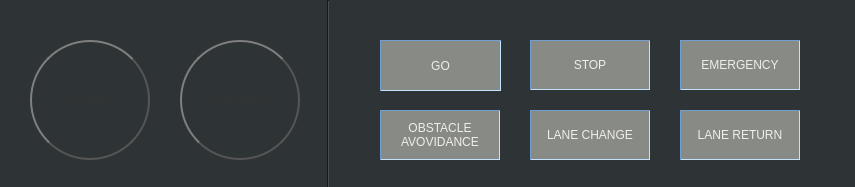
<?xml version="1.0" encoding="UTF-8"?>
<ui version="4.0">
 <class>Control_Panel</class>
 <widget class="QWidget" name="Control_Panel">
  <property name="geometry">
   <rect>
    <x>0</x>
    <y>0</y>
    <width>855</width>
    <height>187</height>
   </rect>
  </property>
  <property name="palette">
   <palette>
    <active>
     <colorrole role="WindowText">
      <brush brushstyle="SolidPattern">
       <color alpha="255">
        <red>255</red>
        <green>255</green>
        <blue>255</blue>
       </color>
      </brush>
     </colorrole>
     <colorrole role="Button">
      <brush brushstyle="SolidPattern">
       <color alpha="255">
        <red>46</red>
        <green>52</green>
        <blue>54</blue>
       </color>
      </brush>
     </colorrole>
     <colorrole role="Light">
      <brush brushstyle="SolidPattern">
       <color alpha="255">
        <red>69</red>
        <green>78</green>
        <blue>81</blue>
       </color>
      </brush>
     </colorrole>
     <colorrole role="Midlight">
      <brush brushstyle="SolidPattern">
       <color alpha="255">
        <red>57</red>
        <green>65</green>
        <blue>67</blue>
       </color>
      </brush>
     </colorrole>
     <colorrole role="Dark">
      <brush brushstyle="SolidPattern">
       <color alpha="255">
        <red>23</red>
        <green>26</green>
        <blue>27</blue>
       </color>
      </brush>
     </colorrole>
     <colorrole role="Mid">
      <brush brushstyle="SolidPattern">
       <color alpha="255">
        <red>30</red>
        <green>34</green>
        <blue>36</blue>
       </color>
      </brush>
     </colorrole>
     <colorrole role="Text">
      <brush brushstyle="SolidPattern">
       <color alpha="255">
        <red>255</red>
        <green>255</green>
        <blue>255</blue>
       </color>
      </brush>
     </colorrole>
     <colorrole role="BrightText">
      <brush brushstyle="SolidPattern">
       <color alpha="255">
        <red>255</red>
        <green>255</green>
        <blue>255</blue>
       </color>
      </brush>
     </colorrole>
     <colorrole role="ButtonText">
      <brush brushstyle="SolidPattern">
       <color alpha="255">
        <red>255</red>
        <green>255</green>
        <blue>255</blue>
       </color>
      </brush>
     </colorrole>
     <colorrole role="Base">
      <brush brushstyle="SolidPattern">
       <color alpha="255">
        <red>0</red>
        <green>0</green>
        <blue>0</blue>
       </color>
      </brush>
     </colorrole>
     <colorrole role="Window">
      <brush brushstyle="SolidPattern">
       <color alpha="255">
        <red>46</red>
        <green>52</green>
        <blue>54</blue>
       </color>
      </brush>
     </colorrole>
     <colorrole role="Shadow">
      <brush brushstyle="SolidPattern">
       <color alpha="255">
        <red>0</red>
        <green>0</green>
        <blue>0</blue>
       </color>
      </brush>
     </colorrole>
     <colorrole role="AlternateBase">
      <brush brushstyle="SolidPattern">
       <color alpha="255">
        <red>23</red>
        <green>26</green>
        <blue>27</blue>
       </color>
      </brush>
     </colorrole>
     <colorrole role="ToolTipBase">
      <brush brushstyle="SolidPattern">
       <color alpha="255">
        <red>255</red>
        <green>255</green>
        <blue>220</blue>
       </color>
      </brush>
     </colorrole>
     <colorrole role="ToolTipText">
      <brush brushstyle="SolidPattern">
       <color alpha="255">
        <red>0</red>
        <green>0</green>
        <blue>0</blue>
       </color>
      </brush>
     </colorrole>
    </active>
    <inactive>
     <colorrole role="WindowText">
      <brush brushstyle="SolidPattern">
       <color alpha="255">
        <red>255</red>
        <green>255</green>
        <blue>255</blue>
       </color>
      </brush>
     </colorrole>
     <colorrole role="Button">
      <brush brushstyle="SolidPattern">
       <color alpha="255">
        <red>46</red>
        <green>52</green>
        <blue>54</blue>
       </color>
      </brush>
     </colorrole>
     <colorrole role="Light">
      <brush brushstyle="SolidPattern">
       <color alpha="255">
        <red>69</red>
        <green>78</green>
        <blue>81</blue>
       </color>
      </brush>
     </colorrole>
     <colorrole role="Midlight">
      <brush brushstyle="SolidPattern">
       <color alpha="255">
        <red>57</red>
        <green>65</green>
        <blue>67</blue>
       </color>
      </brush>
     </colorrole>
     <colorrole role="Dark">
      <brush brushstyle="SolidPattern">
       <color alpha="255">
        <red>23</red>
        <green>26</green>
        <blue>27</blue>
       </color>
      </brush>
     </colorrole>
     <colorrole role="Mid">
      <brush brushstyle="SolidPattern">
       <color alpha="255">
        <red>30</red>
        <green>34</green>
        <blue>36</blue>
       </color>
      </brush>
     </colorrole>
     <colorrole role="Text">
      <brush brushstyle="SolidPattern">
       <color alpha="255">
        <red>255</red>
        <green>255</green>
        <blue>255</blue>
       </color>
      </brush>
     </colorrole>
     <colorrole role="BrightText">
      <brush brushstyle="SolidPattern">
       <color alpha="255">
        <red>255</red>
        <green>255</green>
        <blue>255</blue>
       </color>
      </brush>
     </colorrole>
     <colorrole role="ButtonText">
      <brush brushstyle="SolidPattern">
       <color alpha="255">
        <red>255</red>
        <green>255</green>
        <blue>255</blue>
       </color>
      </brush>
     </colorrole>
     <colorrole role="Base">
      <brush brushstyle="SolidPattern">
       <color alpha="255">
        <red>0</red>
        <green>0</green>
        <blue>0</blue>
       </color>
      </brush>
     </colorrole>
     <colorrole role="Window">
      <brush brushstyle="SolidPattern">
       <color alpha="255">
        <red>46</red>
        <green>52</green>
        <blue>54</blue>
       </color>
      </brush>
     </colorrole>
     <colorrole role="Shadow">
      <brush brushstyle="SolidPattern">
       <color alpha="255">
        <red>0</red>
        <green>0</green>
        <blue>0</blue>
       </color>
      </brush>
     </colorrole>
     <colorrole role="AlternateBase">
      <brush brushstyle="SolidPattern">
       <color alpha="255">
        <red>23</red>
        <green>26</green>
        <blue>27</blue>
       </color>
      </brush>
     </colorrole>
     <colorrole role="ToolTipBase">
      <brush brushstyle="SolidPattern">
       <color alpha="255">
        <red>255</red>
        <green>255</green>
        <blue>220</blue>
       </color>
      </brush>
     </colorrole>
     <colorrole role="ToolTipText">
      <brush brushstyle="SolidPattern">
       <color alpha="255">
        <red>0</red>
        <green>0</green>
        <blue>0</blue>
       </color>
      </brush>
     </colorrole>
    </inactive>
    <disabled>
     <colorrole role="WindowText">
      <brush brushstyle="SolidPattern">
       <color alpha="255">
        <red>23</red>
        <green>26</green>
        <blue>27</blue>
       </color>
      </brush>
     </colorrole>
     <colorrole role="Button">
      <brush brushstyle="SolidPattern">
       <color alpha="255">
        <red>46</red>
        <green>52</green>
        <blue>54</blue>
       </color>
      </brush>
     </colorrole>
     <colorrole role="Light">
      <brush brushstyle="SolidPattern">
       <color alpha="255">
        <red>69</red>
        <green>78</green>
        <blue>81</blue>
       </color>
      </brush>
     </colorrole>
     <colorrole role="Midlight">
      <brush brushstyle="SolidPattern">
       <color alpha="255">
        <red>57</red>
        <green>65</green>
        <blue>67</blue>
       </color>
      </brush>
     </colorrole>
     <colorrole role="Dark">
      <brush brushstyle="SolidPattern">
       <color alpha="255">
        <red>23</red>
        <green>26</green>
        <blue>27</blue>
       </color>
      </brush>
     </colorrole>
     <colorrole role="Mid">
      <brush brushstyle="SolidPattern">
       <color alpha="255">
        <red>30</red>
        <green>34</green>
        <blue>36</blue>
       </color>
      </brush>
     </colorrole>
     <colorrole role="Text">
      <brush brushstyle="SolidPattern">
       <color alpha="255">
        <red>23</red>
        <green>26</green>
        <blue>27</blue>
       </color>
      </brush>
     </colorrole>
     <colorrole role="BrightText">
      <brush brushstyle="SolidPattern">
       <color alpha="255">
        <red>255</red>
        <green>255</green>
        <blue>255</blue>
       </color>
      </brush>
     </colorrole>
     <colorrole role="ButtonText">
      <brush brushstyle="SolidPattern">
       <color alpha="255">
        <red>23</red>
        <green>26</green>
        <blue>27</blue>
       </color>
      </brush>
     </colorrole>
     <colorrole role="Base">
      <brush brushstyle="SolidPattern">
       <color alpha="255">
        <red>46</red>
        <green>52</green>
        <blue>54</blue>
       </color>
      </brush>
     </colorrole>
     <colorrole role="Window">
      <brush brushstyle="SolidPattern">
       <color alpha="255">
        <red>46</red>
        <green>52</green>
        <blue>54</blue>
       </color>
      </brush>
     </colorrole>
     <colorrole role="Shadow">
      <brush brushstyle="SolidPattern">
       <color alpha="255">
        <red>0</red>
        <green>0</green>
        <blue>0</blue>
       </color>
      </brush>
     </colorrole>
     <colorrole role="AlternateBase">
      <brush brushstyle="SolidPattern">
       <color alpha="255">
        <red>46</red>
        <green>52</green>
        <blue>54</blue>
       </color>
      </brush>
     </colorrole>
     <colorrole role="ToolTipBase">
      <brush brushstyle="SolidPattern">
       <color alpha="255">
        <red>255</red>
        <green>255</green>
        <blue>220</blue>
       </color>
      </brush>
     </colorrole>
     <colorrole role="ToolTipText">
      <brush brushstyle="SolidPattern">
       <color alpha="255">
        <red>0</red>
        <green>0</green>
        <blue>0</blue>
       </color>
      </brush>
     </colorrole>
    </disabled>
   </palette>
  </property>
  <property name="windowTitle">
   <string>Form</string>
  </property>
  <property name="autoFillBackground">
   <bool>true</bool>
  </property>
  <property name="styleSheet">
   <string notr="true"/>
  </property>
  <widget class="QPushButton" name="pushButton_3">
   <property name="enabled">
    <bool>true</bool>
   </property>
   <property name="geometry">
    <rect>
     <x>380</x>
     <y>40</y>
     <width>121</width>
     <height>51</height>
    </rect>
   </property>
   <property name="sizePolicy">
    <sizepolicy hsizetype="Fixed" vsizetype="Fixed">
     <horstretch>0</horstretch>
     <verstretch>0</verstretch>
    </sizepolicy>
   </property>
   <property name="styleSheet">
    <string notr="true">border-color: rgb(114, 159, 207);
border-width : 1.2px;
border-style:inset;
background-color: rgb(136, 138, 133);
color: rgb(238, 238, 236);</string>
   </property>
   <property name="text">
    <string>GO</string>
   </property>
  </widget>
  <widget class="QPushButton" name="pushButton_4">
   <property name="enabled">
    <bool>true</bool>
   </property>
   <property name="geometry">
    <rect>
     <x>380</x>
     <y>110</y>
     <width>120</width>
     <height>50</height>
    </rect>
   </property>
   <property name="sizePolicy">
    <sizepolicy hsizetype="Fixed" vsizetype="Fixed">
     <horstretch>0</horstretch>
     <verstretch>0</verstretch>
    </sizepolicy>
   </property>
   <property name="styleSheet">
    <string notr="true">border-color: rgb(114, 159, 207);
border-width : 1.2px;
border-style:inset;
background-color: rgb(136, 138, 133);
color: rgb(238, 238, 236);</string>
   </property>
   <property name="text">
    <string>OBSTACLE 
AVOVIDANCE</string>
   </property>
  </widget>
  <widget class="QPushButton" name="pushButton_7">
   <property name="enabled">
    <bool>true</bool>
   </property>
   <property name="geometry">
    <rect>
     <x>30</x>
     <y>40</y>
     <width>120</width>
     <height>120</height>
    </rect>
   </property>
   <property name="sizePolicy">
    <sizepolicy hsizetype="Fixed" vsizetype="Fixed">
     <horstretch>0</horstretch>
     <verstretch>0</verstretch>
    </sizepolicy>
   </property>
   <property name="styleSheet">
    <string notr="true">QPushButton {
	selection-background-color: rgba(164, 166, 168, 96);
	font: 18pt &quot;Cantarell&quot;;
    color: #333;
    border: 2px solid #555;
    border-radius: 60px;
    border-style: outset;
    background: qradialgradient(
        cx: 0.3, cy: -0.4, fx: 0.3, fy: -0.4,
        radius: 1.35, stop: 0 #fff, stop: 1 #888
        );
    padding: 5px;
    }

QPushButton:hover {
    background: qradialgradient(
        cx: 0.3, cy: -0.4, fx: 0.3, fy: -0.4,
        radius: 1.35, stop: 0 #fff, stop: 1 #bbb
        );
    }

QPushButton:pressed {
    border-style: inset;
    background: qradialgradient(
        cx: 0.4, cy: -0.1, fx: 0.4, fy: -0.1,
        radius: 1.35, stop: 0 #fff, stop: 1 #ddd
        );
    }

QPushButton:focus {
	outline: none;
}</string>
   </property>
   <property name="text">
    <string>Engage</string>
   </property>
   <attribute name="buttonGroup">
    <string notr="true">buttonGroup</string>
   </attribute>
  </widget>
  <widget class="QPushButton" name="pushButton_8">
   <property name="enabled">
    <bool>true</bool>
   </property>
   <property name="geometry">
    <rect>
     <x>180</x>
     <y>40</y>
     <width>120</width>
     <height>120</height>
    </rect>
   </property>
   <property name="sizePolicy">
    <sizepolicy hsizetype="Fixed" vsizetype="Fixed">
     <horstretch>0</horstretch>
     <verstretch>0</verstretch>
    </sizepolicy>
   </property>
   <property name="styleSheet">
    <string notr="true">QPushButton {
	font: 18pt &quot;Cantarell&quot;;
    color: #333;
    border: 2px solid #555;
    border-radius: 60px;
    border-style: outset;
    background: qradialgradient(
        cx: 0.3, cy: -0.4, fx: 0.3, fy: -0.4,
        radius: 1.35, stop: 0 #fff, stop: 1 #888
        );
    padding: 5px;
    }

QPushButton:hover {
    background: qradialgradient(
        cx: 0.3, cy: -0.4, fx: 0.3, fy: -0.4,
        radius: 1.35, stop: 0 #fff, stop: 1 #bbb
        );
    }

QPushButton:pressed {
    border-style: inset;
    background: qradialgradient(
        cx: 0.4, cy: -0.1, fx: 0.4, fy: -0.1,
        radius: 1.35, stop: 0 #fff, stop: 1 #ddd
        );
    }

QPushButton:focus {
	outline: none;
}</string>
   </property>
   <property name="text">
    <string>Disengage</string>
   </property>
   <attribute name="buttonGroup">
    <string notr="true">buttonGroup</string>
   </attribute>
  </widget>
  <widget class="QPushButton" name="pushButton_5">
   <property name="enabled">
    <bool>true</bool>
   </property>
   <property name="geometry">
    <rect>
     <x>530</x>
     <y>110</y>
     <width>120</width>
     <height>50</height>
    </rect>
   </property>
   <property name="sizePolicy">
    <sizepolicy hsizetype="Fixed" vsizetype="Fixed">
     <horstretch>0</horstretch>
     <verstretch>0</verstretch>
    </sizepolicy>
   </property>
   <property name="styleSheet">
    <string notr="true">border-color: rgb(114, 159, 207);
border-width : 1.2px;
border-style:inset;
background-color: rgb(136, 138, 133);
color: rgb(238, 238, 236);</string>
   </property>
   <property name="text">
    <string>LANE CHANGE</string>
   </property>
  </widget>
  <widget class="QPushButton" name="pushButton_6">
   <property name="enabled">
    <bool>true</bool>
   </property>
   <property name="geometry">
    <rect>
     <x>530</x>
     <y>40</y>
     <width>120</width>
     <height>50</height>
    </rect>
   </property>
   <property name="sizePolicy">
    <sizepolicy hsizetype="Fixed" vsizetype="Fixed">
     <horstretch>0</horstretch>
     <verstretch>0</verstretch>
    </sizepolicy>
   </property>
   <property name="styleSheet">
    <string notr="true">border-color: rgb(114, 159, 207);
border-width : 1.2px;
border-style:inset;
background-color: rgb(136, 138, 133);
color: rgb(238, 238, 236);</string>
   </property>
   <property name="text">
    <string>STOP</string>
   </property>
  </widget>
  <widget class="QPushButton" name="pushButton_9">
   <property name="enabled">
    <bool>true</bool>
   </property>
   <property name="geometry">
    <rect>
     <x>680</x>
     <y>40</y>
     <width>120</width>
     <height>50</height>
    </rect>
   </property>
   <property name="sizePolicy">
    <sizepolicy hsizetype="Fixed" vsizetype="Fixed">
     <horstretch>0</horstretch>
     <verstretch>0</verstretch>
    </sizepolicy>
   </property>
   <property name="styleSheet">
    <string notr="true">border-color: rgb(114, 159, 207);
border-width : 1.2px;
border-style:inset;
background-color: rgb(136, 138, 133);
color: rgb(238, 238, 236);</string>
   </property>
   <property name="text">
    <string>EMERGENCY</string>
   </property>
  </widget>
  <widget class="QPushButton" name="pushButton_10">
   <property name="enabled">
    <bool>true</bool>
   </property>
   <property name="geometry">
    <rect>
     <x>680</x>
     <y>110</y>
     <width>120</width>
     <height>50</height>
    </rect>
   </property>
   <property name="sizePolicy">
    <sizepolicy hsizetype="Fixed" vsizetype="Fixed">
     <horstretch>0</horstretch>
     <verstretch>0</verstretch>
    </sizepolicy>
   </property>
   <property name="styleSheet">
    <string notr="true">border-color: rgb(114, 159, 207);
border-width : 1.2px;
border-style:inset;
background-color: rgb(136, 138, 133);
color: rgb(238, 238, 236);</string>
   </property>
   <property name="text">
    <string>LANE RETURN</string>
   </property>
  </widget>
  <widget class="Line" name="line">
   <property name="geometry">
    <rect>
     <x>320</x>
     <y>0</y>
     <width>16</width>
     <height>191</height>
    </rect>
   </property>
   <property name="orientation">
    <enum>Qt::Vertical</enum>
   </property>
  </widget>
 </widget>
 <resources/>
 <connections/>
 <buttongroups>
  <buttongroup name="buttonGroup"/>
 </buttongroups>
</ui>
